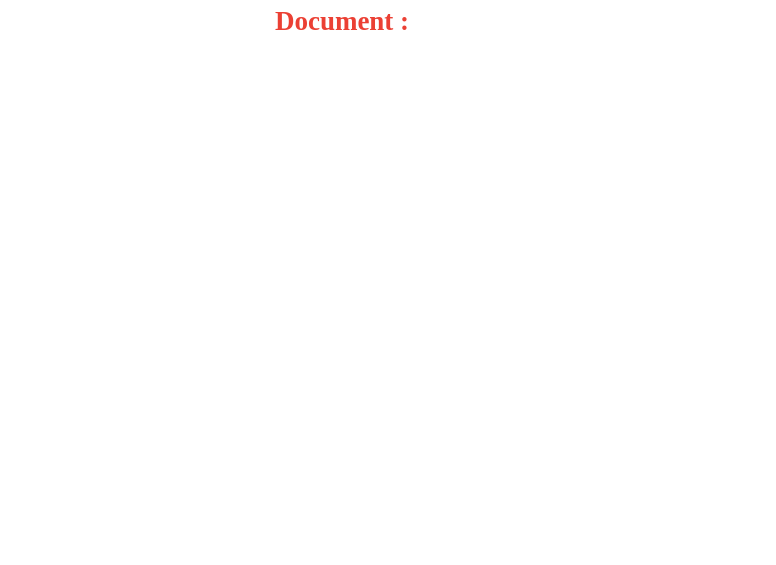
<?xml version="1.0" encoding="UTF-8"?>
<ui version="4.0">
 <class>MainWindow</class>
 <widget class="QMainWindow" name="MainWindow">
  <property name="geometry">
   <rect>
    <x>0</x>
    <y>0</y>
    <width>776</width>
    <height>565</height>
   </rect>
  </property>
  <property name="windowTitle">
   <string>MainWindow</string>
  </property>
  <property name="styleSheet">
   <string notr="true">*{
background-color:white;
}</string>
  </property>
  <widget class="QWidget" name="centralwidget">
   <widget class="QTextEdit" name="docContentText">
    <property name="geometry">
     <rect>
      <x>0</x>
      <y>40</y>
      <width>781</width>
      <height>521</height>
     </rect>
    </property>
    <property name="font">
     <font>
      <family>Times New Roman</family>
      <pointsize>14</pointsize>
     </font>
    </property>
    <property name="styleSheet">
     <string notr="true">border:none;</string>
    </property>
    <property name="html">
     <string>&lt;!DOCTYPE HTML PUBLIC &quot;-//W3C//DTD HTML 4.0//EN&quot; &quot;http://www.w3.org/TR/REC-html40/strict.dtd&quot;&gt;
&lt;html&gt;&lt;head&gt;&lt;meta name=&quot;qrichtext&quot; content=&quot;1&quot; /&gt;&lt;style type=&quot;text/css&quot;&gt;
p, li { white-space: pre-wrap; }
&lt;/style&gt;&lt;/head&gt;&lt;body style=&quot; font-family:'Times New Roman'; font-size:14pt; font-weight:400; font-style:normal;&quot;&gt;
&lt;p style=&quot;-qt-paragraph-type:empty; margin-top:0px; margin-bottom:0px; margin-left:0px; margin-right:0px; -qt-block-indent:0; text-indent:0px;&quot;&gt;&lt;br /&gt;&lt;/p&gt;&lt;/body&gt;&lt;/html&gt;</string>
    </property>
   </widget>
   <widget class="QLabel" name="label">
    <property name="geometry">
     <rect>
      <x>130</x>
      <y>10</y>
      <width>431</width>
      <height>20</height>
     </rect>
    </property>
    <property name="font">
     <font>
      <family>Times New Roman</family>
      <pointsize>20</pointsize>
      <weight>75</weight>
      <bold>true</bold>
     </font>
    </property>
    <property name="styleSheet">
     <string notr="true">color:#eb4034;</string>
    </property>
    <property name="text">
     <string>Document : </string>
    </property>
    <property name="alignment">
     <set>Qt::AlignCenter</set>
    </property>
   </widget>
  </widget>
 </widget>
 <resources/>
 <connections/>
</ui>
